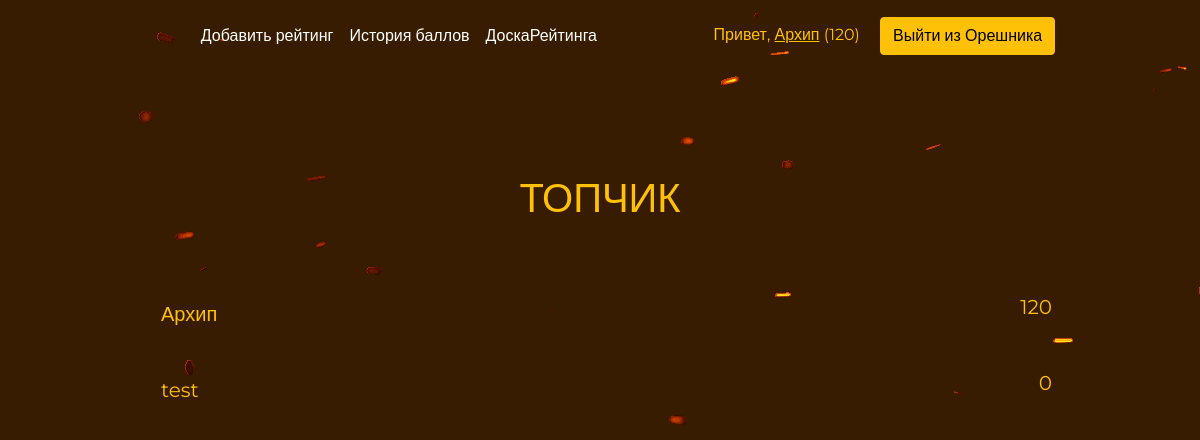
Page /pidorboard/ (signed in) on the committed database.
### nuts/models.py (models this page shows, shortened)
class CustomUser(AbstractUser):
    unchanged_name = models.TextField(verbose_name='Неизменяемое имя', max_length=20)
    bio = models.TextField(verbose_name='Обо мне', max_length=300, blank=True)
    rating = models.IntegerField(verbose_name='Рейтинг', default=0)
    birth_date = models.DateField(blank=True, )
    user_vk_url = models.URLField(blank=True, null=True)
    user_img = models.ImageField(upload_to='photos/%Y/%m/%d/', verbose_name='Фото', blank=True, null=True)
    user_zodiac = models.ForeignKey('UserZodiacSign', on_delete=models.PROTECT, verbose_name='Знак зодиака', null=True)
    class Meta:
        verbose_name = 'Пользователь'
        verbose_name_plural = 'Пользователи'
        ordering = ['-rating']

### nuts/views.py (the view)
# urls.py: path('pidorboard/', leader_board, name='leadboard'),
def leader_board(request):
    title = 'Доска рейтинга'
    return render(request, 'leaderboard.html', {"title": title})

### nuts/templatetags/leader_board_tag.py (called while the page is built)
@register.inclusion_tag('templatetags/_leaderboard.html')
def show_leaderboard():
    users = CustomUser.objects.all()
    return {'users': users}

### nuts/templates/leaderboard.html (shortened to what this page needs)
{% extends 'base.html' %}
{% load static %}
{% load leader_board_tag %}
{% block links %}
<link rel="stylesheet" href="{% static 'css/leadboard.css' %}" />
{% endblock %}
{% block content %}
<div class="container">
    <div class="d-flex justify-content-center text-warning mt-5 pt-5 fs-1">
        ТОПЧИК
    </div>
    {% show_leaderboard %}
</div>
{% endblock %}

### templates/inc/_nav.html (shortened to what this page needs)
{% load static %}
<header class="p-3">
    <div class="container">
        <div class="d-flex flex-wrap align-items-center justify-content-center justify-content-lg-start">
            <ul class="nav col-12 col-lg-auto me-lg-auto mb-2 justify-content-center mb-md-0">
                {% if request.user.is_authenticated %}
                <li><a href="{% url 'addrating' %}" class="nav-link px-2 text-white">Добавить рейтинг</a></li>
                {% endif %}
                <li><a href="{% url 'ratinghistory' %}" class="nav-link px-2 text-white">История баллов</a></li>
                <li><a href="{% url 'leadboard' %}" class="nav-link px-2 text-white">ДоскаРейтинга</a></li>
            </ul>
            {% if request.user.is_authenticated %}
            <div class="text-end">
                <span class="text-warning me-3">Привет, <a href="{% url 'personality' %}"
                                                            class="text-warning shadow-none">
                    {{ user.unchanged_name }}</a> ({{user.rating}})</span>
                <a class="btn btn-warning" href="{% url 'logout' %}">Выйти из Орешника</a>
            </div>
            {% endif %}
        </div>
    </div>
</header>

### nuts/templates/templatetags/_leaderboard.html
{% load leader_board_tag %}
{% load static %}
<div class="mt-5">
    {% for item in users %}
    <div class="d-flex flex-column bd-highlight fs-5">
        <div class="p-2 bd-highlight">
            <div class="d-flex justify-content-between text-warning">
                <div class="p-2 bd-highlight">
                    <a href="{% url 'profile' item.pk %}"
                       class="btn text-warning shadow-none fs-5">{{item.unchanged_name }}</a>
                </div>
                <div class="p-2 bd-highlight">{{item.rating}}</div>
            </div>
        </div>
    </div>
    {% endfor %}
</div>

### nutsrating/static/css/navbar.css (style rules this page uses)
body { margin: 0; padding: 0; font-family: "Montserrat", sans-serif; background-color: #371C01; background-image: url(../img/snow.gif); }
.container { margin: 0 auto; width: 80%; }

### nutsrating/static/css/leadboard.css (style rules this page uses)
*, *:before, *:after { box-sizing: border-box; -moz-box-sizing: border-box; -webkit-box-sizing: border-box; }
body,html { min-height:100%; }

### rows in the picture
CustomUser: unchanged_name "Архип", rating "120"
CustomUser: unchanged_name "test", rating "0"
